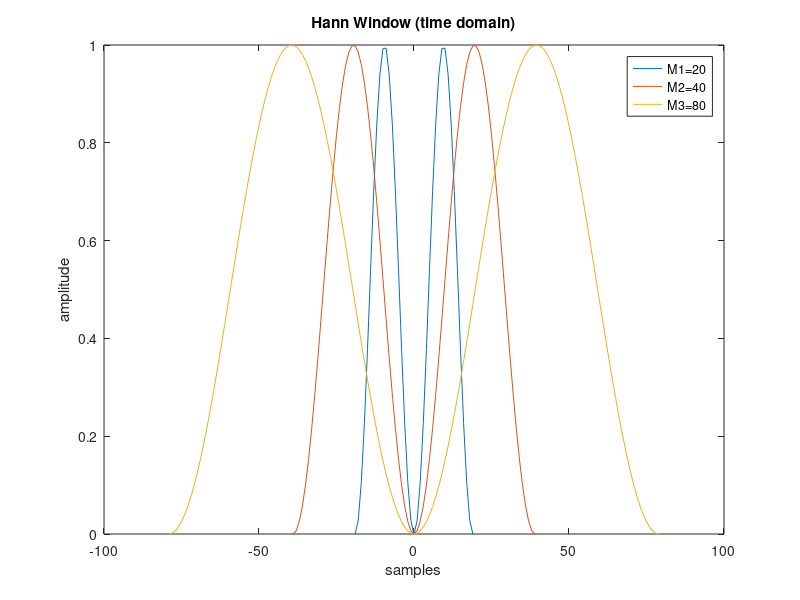
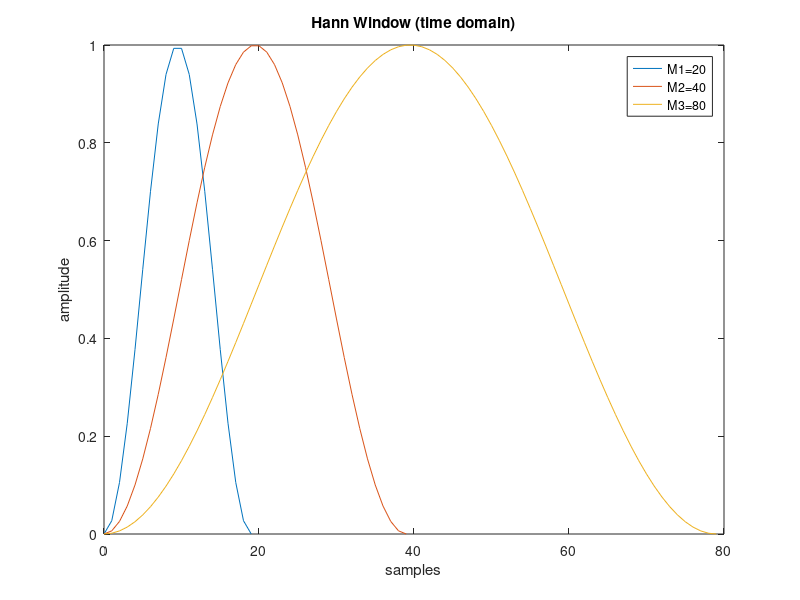
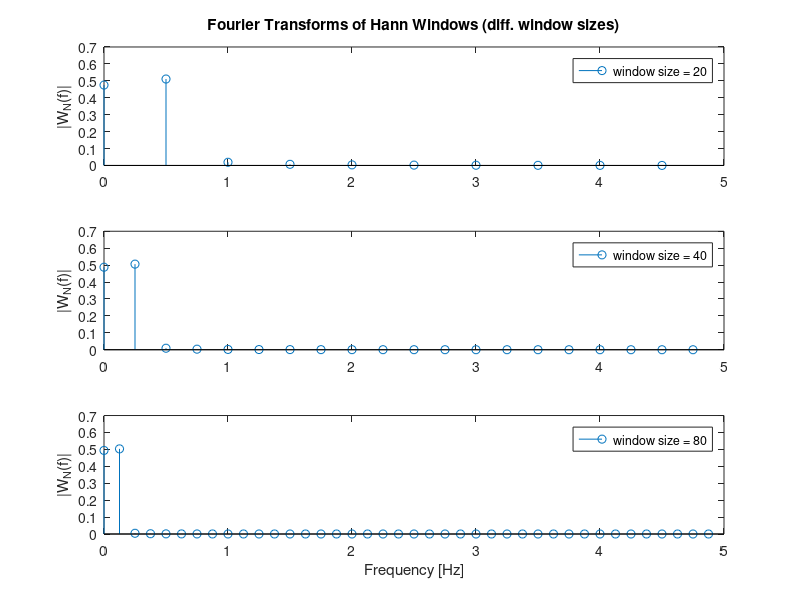

Here is the MATLAB script that generated these plots, in order:
%% wie sieht das Hann-Window im Zeitbereich aus? 

clear
close all
clc

Ts = 0.1;   % sampling time [s]

% different window sizes: 
M1 = 20; 
M2 = 40; 
M3 = 80; 

M = [M1,M2,M3]; 

k1 = -(M1-1):M1-1; 
k2 = -(M2-1):M2-1; 
k3 = -(M3-1):M3-1;
w1 = 0.5*(1 - cos(2*pi*k1/(M1 - 1)));
w2 = 0.5*(1 - cos(2*pi*k2/(M2 - 1)));
w3 = 0.5*(1 - cos(2*pi*k3/(M3 - 1)));

% plot results: 
figure()
plot(k1,w1)
hold on
plot(k2,w2,k3,w3)
xlabel('samples')
ylabel('amplitude')
title('Hann Window (time domain)')
legend(['M1=',num2str(M1)], ['M2=',num2str(M2)], ['M3=',num2str(M3)])

%% compute fourier transforms of them
% for the Fourier Transforms, we only want positive k's:
k1 = 0:M1-1; 
k2 = 0:M2-1; 
k3 = 0:M3-1;
w1 = 0.5*(1 - cos(2*pi*k1/(M1 - 1)));
w2 = 0.5*(1 - cos(2*pi*k2/(M2 - 1)));
w3 = 0.5*(1 - cos(2*pi*k3/(M3 - 1)));

% plot with only positive sample sizes: 
figure()
plot(k1,w1)
hold on
plot(k2,w2,k3,w3)
xlabel('samples')
ylabel('amplitude')
title('Hann Window (time domain)')
legend(['M1=',num2str(M1)], ['M2=',num2str(M2)], ['M3=',num2str(M3)])

N1 = length(w1);
N2 = length(w2); 
N3 = length(w3);

% make even numbers out of these:
N1 = 2*floor(N1/2);   
N2 = 2*floor(N2/2);   
N3 = 2*floor(N3/2);   

% the FFT delivers a complex vector. The abs. values spread half-and-half
% on the pair of complex-conjugate frequencies. As we only want to plot real
% frequencies, we take the double of all the vector except the first entry
% (this one is only real and represents the constant component of the signal)
W1 = fft(w1)/N1; 
W2 = fft(w2)/N2;
W3 = fft(w3)/N3;

W1(2:end) = 2*W1(2:end); 
W2(2:end) = 2*W2(2:end); 
W3(2:end) = 2*W3(2:end); 

% set up frequency vector: 
fMax = 1/Ts; 
% full frequency vector
fVec1 = [0:N1-1]/N1*fMax;
fVec2 = [0:N2-1]/N2*fMax;
fVec3 = [0:N3-1]/N3*fMax;
% kürze Frequenzvektor bis zur Nyquistfrequenz
fVec1Rel = fVec1(1:N1/2);
fVec2Rel = fVec2(1:N2/2);
fVec3Rel = fVec3(1:N3/2);
% kürze FFT auf gleiche Länge wie Frequenzvektor und nimm Betrag:
W1Rel = abs(W1(1:N1/2));
W2Rel = abs(W2(1:N2/2));
W3Rel = abs(W3(1:N3/2));

% plot Fourier transforms: 
figure()
subplot(3,1,1)
stem(fVec1Rel,W1Rel);
title('Fourier Transforms of Hann Windows (diff. window sizes)')
ylabel('|W_N(f)|')
legend('window size = 20')
subplot(3,1,2)
stem(fVec2Rel,W2Rel);
ylabel('|W_N(f)|')
legend('window size = 40')
subplot(3,1,3)
stem(fVec3Rel,W3Rel);
xlabel('Frequency [Hz]')
ylabel('|W_N(f)|')
legend('window size = 80')
